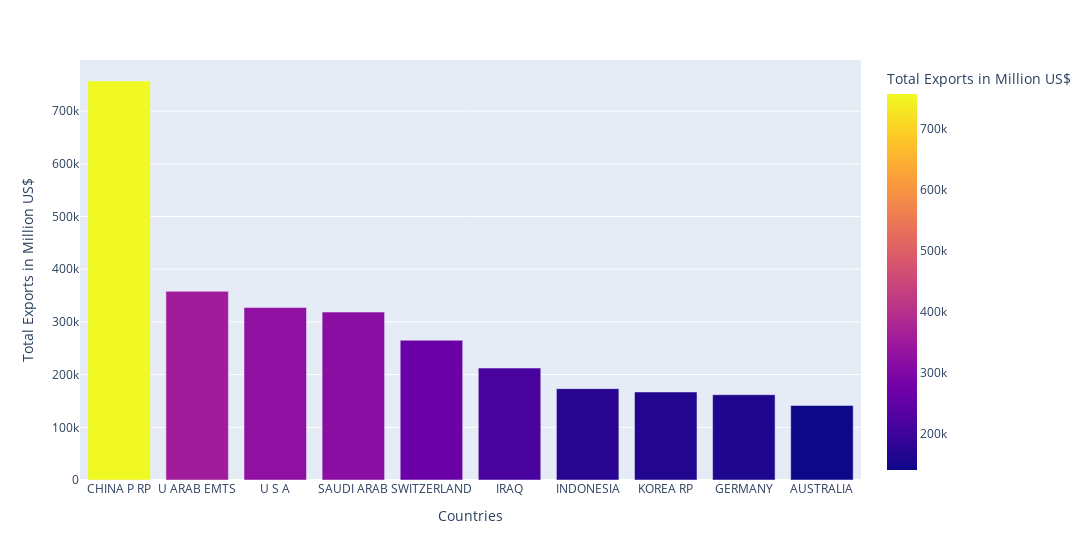

Notebook cell for this chart:
### Code cell
imp_country = imports.groupby('country').agg({'value':'sum'})
imp_country = imp_country.rename(columns={'value': 'Import'})
imp_country = imp_country.sort_values(by = 'Import', ascending = False)
imp_country = imp_country[:20]
imp_country_tmp = imp_country[:10]

px.bar(data_frame = imp_country_tmp, x=imp_country_tmp.index, y ='Import',
labels={'country':"Countries", 'Import': "Total Exports in Million US$" } , color='Import', width=1200 )

### Figure 1 — Plotly figure (JSON) as saved in the notebook; plotly's stock layout.template omitted (floating-point values rounded to 4 significant figures)
{"data": [{"alignmentgroup": "True", "hovertemplate": "Countries=%{x}<br>Total Exports in Million US$=%{marker.color}<extra></extra>", "legendgroup": "", "marker": {"color": [757200.0, 358000.0, 327300.0, 318700.0, 265300.0, 212400.0, 173400.0, 167100.0, 162000.0, 141500.0], "coloraxis": "coloraxis", "pattern": {"shape": ""}}, "name": "", "offsetgroup": "", "orientation": "v", "showlegend": false, "textposition": "auto", "type": "bar", "x": ["CHINA P RP", "U ARAB EMTS", "U S A", "SAUDI ARAB", "SWITZERLAND", "IRAQ", "INDONESIA", "KOREA RP", "GERMANY", "AUSTRALIA"], "xaxis": "x", "y": [757200.0, 358000.0, 327300.0, 318700.0, 265300.0, 212400.0, 173400.0, 167100.0, 162000.0, 141500.0], "yaxis": "y"}], "layout": {"barmode": "relative", "coloraxis": {"colorbar": {"title": {"text": "Total Exports in Million US$"}}, "colorscale": [[0, "#0d0887"], [0.1111, "#46039f"], [0.2222, "#7201a8"], [0.3333, "#9c179e"], [0.4444, "#bd3786"], [0.5556, "#d8576b"], [0.6667, "#ed7953"], [0.7778, "#fb9f3a"], [0.8889, "#fdca26"], [1, "#f0f921"]]}, "legend": {"tracegroupgap": 0}, "margin": {"t": 60}, "width": 1200, "xaxis": {"anchor": "y", "domain": [0, 1], "title": {"text": "Countries"}}, "yaxis": {"anchor": "x", "domain": [0, 1], "title": {"text": "Total Exports in Million US$"}}}}
